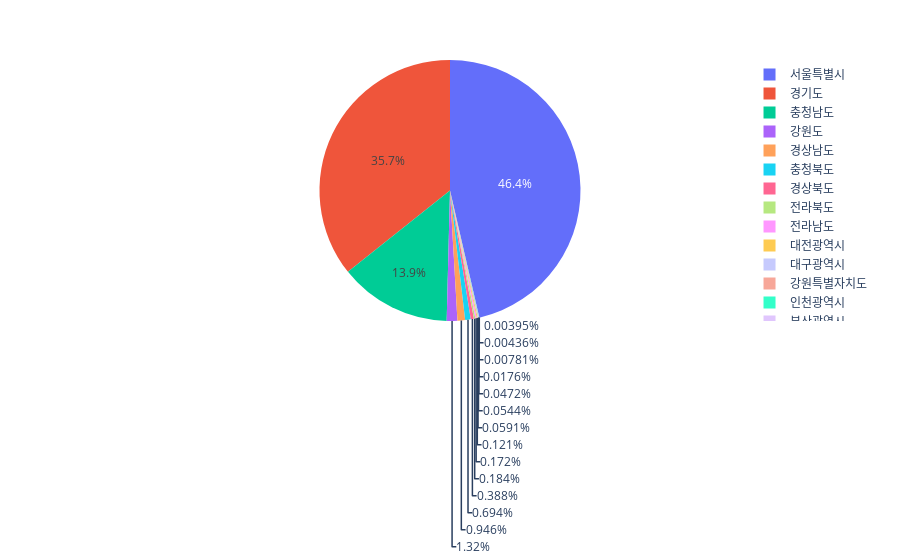

The cell this chart's notebook holds for it:
### Code cell
fig7 = px.pie(q_land,names=q_land['지역구분'],values=q_land['대장면적(제곱미터)'])
fig7.show()

### Figure 1 — Plotly figure (JSON) as saved in the notebook; plotly's stock layout.template omitted (floating-point values rounded to 4 significant figures; data arrays with more than 128 entries replaced by an {"elided": "..."} marker saying what was removed)
{"data": [{"domain": {"x": [0, 1], "y": [0, 1]}, "hovertemplate": "지역구분=%{label}<br>대장면적(제곱미터)=%{value}<extra></extra>", "labels": {"elided": "947 str values"}, "legendgroup": "", "name": "", "showlegend": true, "type": "pie", "values": {"elided": "947 int values"}}], "layout": {"legend": {"tracegroupgap": 0}, "margin": {"t": 60}}}
